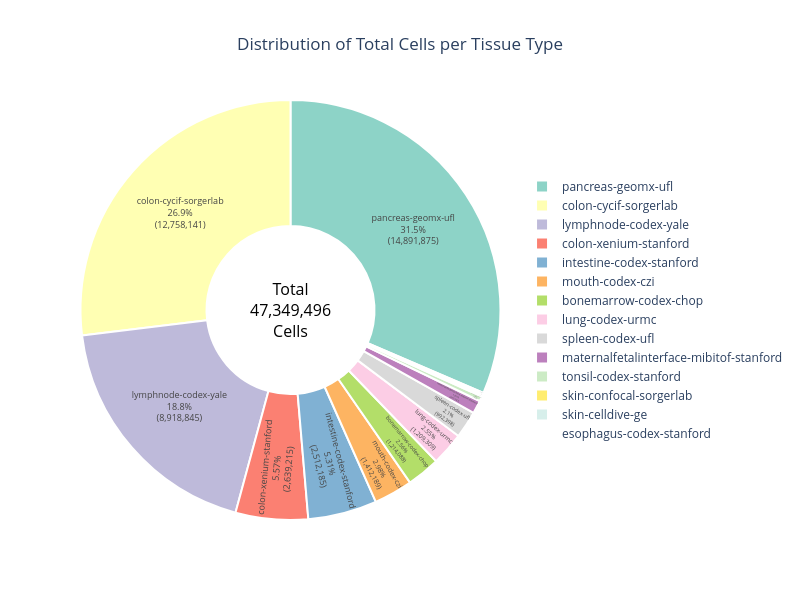

Source (notebook cell):
### Code cell
def create_donut_chart_cells_per_tissue(df):
    """
    Create a donut chart showing the distribution of total cells per tissue type.
    """
    # Get the data for the chart
    cells_per_tissue = df.groupby('Tissue Type')['Original Cell Type'].count().sort_values(ascending=False)
    
    # Create the donut chart using plotly
    fig = px.pie(
        values=cells_per_tissue.values,
        names=cells_per_tissue.index,
        title='Distribution of Total Cells per Tissue Type',
        hole=0.4,  # Creates the donut hole
        color_discrete_sequence=px.colors.qualitative.Set3
    )
    
    # Update layout for better appearance
    fig.update_layout(
        title_x=0.5,  # Center the title
        font=dict(size=12),
        showlegend=True,
        legend=dict(
            orientation="v",
            yanchor="middle",
            y=0.5,
            xanchor="left",
            x=1.05
        ),
        width=800,
        height=600,
        template='plotly_white'
    )
    
    # Update traces to show both percentage and count
    fig.update_traces(
        textposition='inside',
        textinfo='label+percent+value',  # Show label, percentage, and count
        textfont_size=9,  # Slightly smaller font to fit more text
        texttemplate='%{label}<br>%{percent}<br>(%{value:,})',  # Custom format with count
        marker=dict(line=dict(color='white', width=2))
    )
    
    # Add annotation in the center of the donut
    total_cells = cells_per_tissue.sum()
    fig.add_annotation(
        text=f"Total<br>{total_cells:,}<br>Cells",
        x=0.5, y=0.5,
        font_size=16,
        font_color="black",
        showarrow=False
    )
    
    # Save the figure
    fig.write_image(f'{os.path.join(basepath, figures_output_dir)}/cells_per_tissue_donut_chart.png',
                    width=800, height=600, scale=2)
    fig.write_image(f'{os.path.join(basepath, figures_output_dir)}/cells_per_tissue_donut_chart.svg',
                    width=800, height=600)
    
    # Show the chart
    fig.show()
    
    # Also print the underlying data
    print("Total number of cells per tissue type:")
    for tissue, count in cells_per_tissue.items():
        print(f"{tissue}: {count:,}")
    print(f"\nTotal cells across all tissues: {total_cells:,}")

# Call the function
create_donut_chart_cells_per_tissue(df_all_data)

### Figure 1 — Plotly figure (JSON) as saved in the notebook; plotly's stock layout.template omitted (floating-point values rounded to 4 significant figures)
{"data": [{"domain": {"x": [0, 1], "y": [0, 1]}, "hole": 0.4, "hovertemplate": "label=%{label}<br>value=%{value}<extra></extra>", "labels": ["pancreas-geomx-ufl", "colon-cycif-sorgerlab", "lymphnode-codex-yale", "colon-xenium-stanford", "intestine-codex-stanford", "mouth-codex-czi", "bonemarrow-codex-chop", "lung-codex-urmc", "spleen-codex-ufl", "maternalfetalinterface-mibitof-stanford", "tonsil-codex-stanford", "skin-confocal-sorgerlab", "skin-celldive-ge", "esophagus-codex-stanford"], "legendgroup": "", "marker": {"line": {"color": "white", "width": 2}}, "name": "", "showlegend": true, "textfont": {"size": 9}, "textinfo": "label+percent+value", "textposition": "inside", "texttemplate": "%{label}<br>%{percent}<br>(%{value:,})", "type": "pie", "values": [14891875, 12758141, 8918845, 2639215, 2512185, 1412189, 1214088, 1209309, 992398, 477747, 173968, 55255, 48323, 45958]}], "layout": {"annotations": [{"font": {"color": "black", "size": 16}, "showarrow": false, "text": "Total<br>47,349,496<br>Cells", "x": 0.5, "y": 0.5}], "font": {"size": 12}, "height": 600, "legend": {"orientation": "v", "tracegroupgap": 0, "x": 1.05, "xanchor": "left", "y": 0.5, "yanchor": "middle"}, "piecolorway": ["rgb(141,211,199)", "rgb(255,255,179)", "rgb(190,186,218)", "rgb(251,128,114)", "rgb(128,177,211)", "rgb(253,180,98)", "rgb(179,222,105)", "rgb(252,205,229)", "rgb(217,217,217)", "rgb(188,128,189)", "rgb(204,235,197)", "rgb(255,237,111)"], "showlegend": true, "title": {"text": "Distribution of Total Cells per Tissue Type", "x": 0.5}, "width": 800}}
